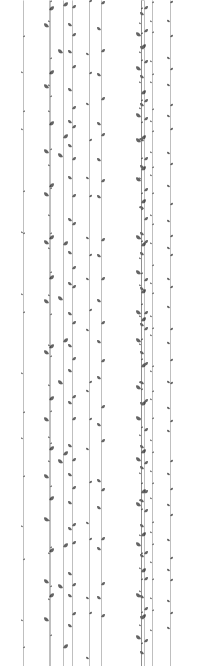
Frame 1 (no input)
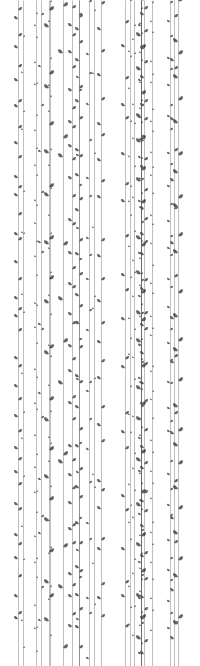
Frame 2 (the mouse pressed at the canvas centre, redrawn once)

The Processing sketch that drew these frames (run headless with seeded random() and noise(); the mouse was pressed at the canvas centre and the sketch redrawn once):

// Processing sketch: page_172
// ── page_172.pde

// Based on code 21-14 (p. 192)


void setup() {
  size(200, 666);
  //size(200, 666, PDF, "page_172.pdf");
  background(255);
  smooth();
  noStroke();
  noLoop();
  fill(100);
  randomSeed(0);
  strokeWeight(0.25);
}

void draw() {
  for(int i=0; i<12; i++) {
    vine(10+int(random(width-20)), int(random(10, 50)), int(random(2, 6)));
  }
  //exit();
}

void vine(int x, int numLeaves, int leafSize ) {
  stroke(0);
  line(x, 0, x, height);
  noStroke();
  int gap = (height)/numLeaves;
  int direction = 1;
  for (int i = 0; i < numLeaves; i++) {
    int r = int(random(gap));
    leaf( x, gap*i + r, leafSize, direction);
    direction = direction * -1; 
  }
}

void leaf(int x, int y, int size, int d) {
  pushMatrix();
  translate(x, y); // Move to position
  scale(size); // Scale to size
  beginShape(); // Draw the shape
  vertex(1.0*d, -0.7);
  bezierVertex(1.0*d, -0.7, 0.4*d, -1.0, 0.0, 0.0);
  bezierVertex(0.0, 0.0, 1.0*d, 0.4, 1.0*d, -0.7);
  endShape();
  popMatrix();
}
